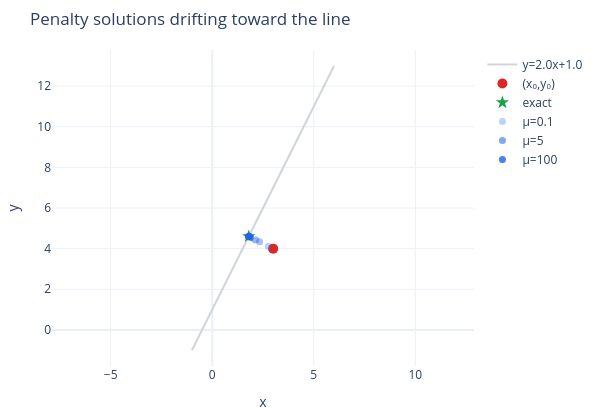

Notebook code for this chart:
### Code cell
xs_line = np.linspace(-1, 6, 200)
ys_line = a * xs_line + b_line

fig = go.Figure()
fig.add_trace(go.Scatter(x=xs_line, y=ys_line, mode="lines",
                         name=f"y={a}x+{b_line}", line=dict(color="#d1d5db", width=2)))
fig.add_trace(go.Scatter(x=[x0], y=[y0], mode="markers",
                         marker=dict(size=10, color=COLORS[1]), name="(x₀,y₀)"))
fig.add_trace(go.Scatter(x=[x_exact], y=[y_exact], mode="markers",
                         marker=dict(size=10, color=COLORS[2], symbol="star"),
                         name="exact"))

for i, r in enumerate(penalty_results):
    opacity = 0.3 + 0.7 * (i / (len(penalty_results) - 1))
    fig.add_trace(go.Scatter(
        x=[r["x"][0]], y=[r["x"][1]], mode="markers",
        marker=dict(size=7, color=COLORS[0], opacity=opacity),
        name=f"μ={r['mu']}", showlegend=(i % 3 == 0),
    ))

fig.update_layout(template="plotly_white", width=600, height=420,
                  title="Penalty solutions drifting toward the line",
                  xaxis_title="x", yaxis_title="y",
                  margin=dict(t=50, b=40, l=50, r=20))
fig.update_yaxes(scaleanchor="x", scaleratio=1)
fig.show()

### Figure 1 — Plotly figure (JSON) as saved in the notebook; plotly's stock layout.template omitted (floating-point values rounded to 4 significant figures; data arrays with more than 128 entries replaced by an {"elided": "..."} marker saying what was removed)
{"data": [{"line": {"color": "#d1d5db", "width": 2}, "mode": "lines", "name": "y=2.0x+1.0", "type": "scatter", "x": {"elided": "200 float values"}, "y": {"elided": "200 float values"}}, {"marker": {"color": "#dc2626", "size": 10}, "mode": "markers", "name": "(x₀,y₀)", "type": "scatter", "x": [3], "y": [4]}, {"marker": {"color": "#16a34a", "size": 10, "symbol": "star"}, "mode": "markers", "name": "exact", "type": "scatter", "x": [1.8], "y": [4.6]}, {"marker": {"color": "#2563eb", "opacity": 0.3, "size": 7}, "mode": "markers", "name": "μ=0.1", "showlegend": true, "type": "scatter", "x": [2.76], "y": [4.12]}, {"marker": {"color": "#2563eb", "opacity": 0.3875, "size": 7}, "mode": "markers", "name": "μ=0.5", "showlegend": false, "type": "scatter", "x": [2.333], "y": [4.333]}, {"marker": {"color": "#2563eb", "opacity": 0.475, "size": 7}, "mode": "markers", "name": "μ=1", "showlegend": false, "type": "scatter", "x": [2.143], "y": [4.429]}, {"marker": {"color": "#2563eb", "opacity": 0.5625, "size": 7}, "mode": "markers", "name": "μ=5", "showlegend": true, "type": "scatter", "x": [1.889], "y": [4.556]}, {"marker": {"color": "#2563eb", "opacity": 0.65, "size": 7}, "mode": "markers", "name": "μ=10", "showlegend": false, "type": "scatter", "x": [1.846], "y": [4.577]}, {"marker": {"color": "#2563eb", "opacity": 0.7375, "size": 7}, "mode": "markers", "name": "μ=50", "showlegend": false, "type": "scatter", "x": [1.81], "y": [4.595]}, {"marker": {"color": "#2563eb", "opacity": 0.825, "size": 7}, "mode": "markers", "name": "μ=100", "showlegend": true, "type": "scatter", "x": [1.805], "y": [4.598]}, {"marker": {"color": "#2563eb", "opacity": 0.9125, "size": 7}, "mode": "markers", "name": "μ=500", "showlegend": false, "type": "scatter", "x": [1.801], "y": [4.6]}, {"marker": {"color": "#2563eb", "opacity": 1, "size": 7}, "mode": "markers", "name": "μ=1000", "showlegend": false, "type": "scatter", "x": [1.8], "y": [4.6]}], "layout": {"height": 420, "margin": {"b": 40, "l": 50, "r": 20, "t": 50}, "title": {"text": "Penalty solutions drifting toward the line"}, "width": 600, "xaxis": {"title": {"text": "x"}}, "yaxis": {"scaleanchor": "x", "scaleratio": 1, "title": {"text": "y"}}}}
